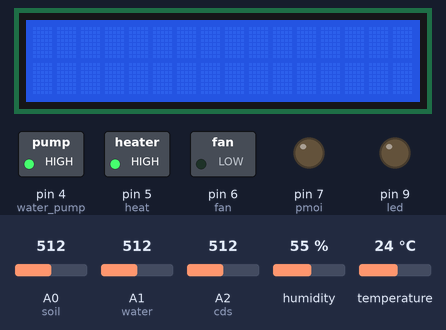
Bench run of a sketch on a simulated Arduino Uno, built with avr-gcc and run on an emulated ATmega328P. Shown: 16×2 character LCD, switched loads named in the sketch (green lamp = pin HIGH), output pins drawn as LEDs (lit = HIGH). Inputs (shaded band) come from the test bench; at power-on: humidity 55 %, A0 (soil) = 512, A2 (cds) = 512, A1 (water) = 512, temperature 24 °C.

Above: at 1.2 s.
1.3 s: humidity set to 51 %
3.5 s: humidity set to 48 %
At 5.6 s:
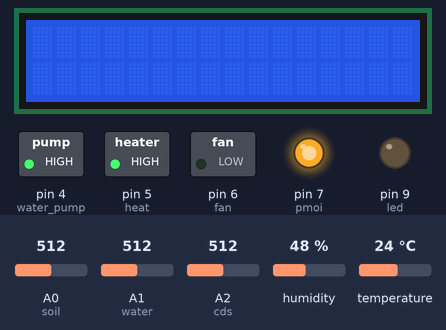
5.9 s: A0 (soil) set to 615
7.8 s: A0 (soil) set to 643
At 9.1 s:
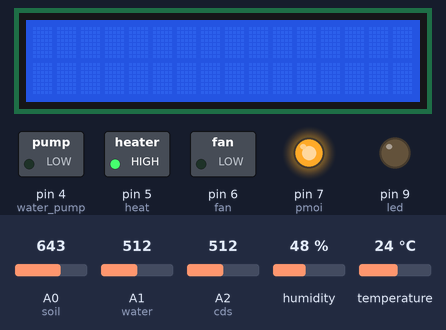
10.3 s: A2 (cds) set to 31
12.2 s: A2 (cds) set to 28
At 13.7 s:
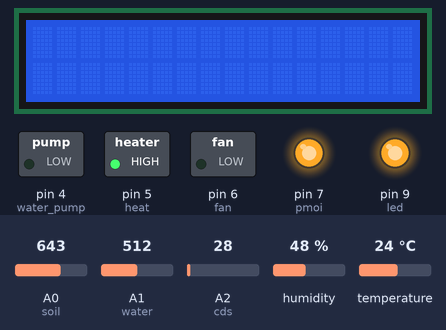
Timing chart, 0 to 15.2 s (numbered marks = the images above; inputs shaded):
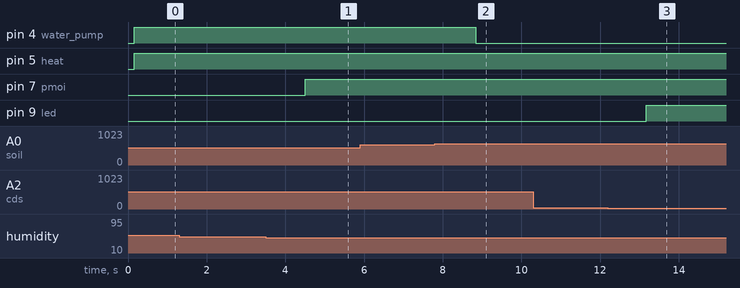

The sketch:

SmartFarm.ino
```cpp
//3개월 후 재배
#include <Wire.h>
#include <LiquidCrystal_I2C.h>
#include <DHT.h>
#include <Adafruit_Sensor.h>
#include <SoftwareSerial.h>

//라이브러리 관련 핀
#define DHTPIN 8 //dht11 8번 핀
#define DHTTYPE DHT11

//라이브러리 관련
DHT dht(DHTPIN, DHTTYPE);
SoftwareSerial bt(2, 3); // 블루투스 통신을 위한 핀설정(핀2-TXD, 핀3-RXD)
LiquidCrystal_I2C lcd(0x27,16,2);

//아날로그 핀 변수
int soil = A0;  //토양수분센서를 A0번 핀으로 선언
int water = A1;
int cds = A2;

//디지털 핀 변수
int water_pump = 4;
int heat = 5;
int fan = 6;
int pmoi = 7;
int led = 9;

//값을 저장하는 변수들
int soil_value = 0;
int water_value = 0;
float tmp_value = 0;
float moi_value = 0;

//참 거짓을 저장하는 변수들
bool warning = 0;
bool is500 = 0;

void setup()
{
  pinMode(heat, OUTPUT);
  pinMode(water_pump, OUTPUT);
  pinMode(fan, OUTPUT);
  pinMode(pmoi, OUTPUT);
  pinMode(led, OUTPUT);

  bt.begin(9600);
  dht.begin();

  lcd.init();
  lcd.backlight();
}

void loop()
{
  soil_value = analogRead(soil);
  moi_value = dht.readHumidity();
  tmp_value = dht.readTemperature();
  water_value = analogRead(water);

    //bluetooth 출력
    bt.print("soil-moi: ");
    bt.println(soil_value);
    bt.print("Tmp : ");
    bt.print(tmp_value);
    bt.println(" C");
    bt.print("moi : ");
    bt.print(moi_value);
    bt.println("%");
    bt.print("water : ");
    bt.println(water_value);
    bt.print("cds : ");
    bt.println(analogRead(cds));

    if(tmp_value < 20)
    {
      digitalWrite(heat, LOW);
      digitalWrite(fan, HIGH);
    }
    else
    {
      digitalWrite(heat, HIGH);
      digitalWrite(fan, LOW);
    }

    if(moi_value < 50)
    {
      digitalWrite(pmoi, HIGH);
    }
    else
    {
      digitalWrite(pmoi, LOW);
    }

    if(soil_value >= 630) {
      digitalWrite(water_pump, LOW); // 가동
    }
    else
    {
      digitalWrite(water_pump, HIGH); // 중지
    }

    if(analogRead(cds) < 30)
    {
        digitalWrite(led, HIGH);
    }

    else
    {
      digitalWrite(led, LOW);
    }

  delay(1000);
}
```

Measured:
- the behaviour switches between 50 and 49 % on humidity (found by bisection; images 0 and 1)
- the behaviour switches between 629 and 630 on A0 (soil) (found by bisection; images 1 and 2)
- the behaviour switches between 30 and 29 on A2 (cds) (found by bisection; images 2 and 3)
- after the input at 1.3 s, every drawn part: stays the same
- after the input at 3.5 s, pin 7 (pmoi): LOW → HIGH after 1.0 s
- after the input at 5.9 s, every drawn part: stays the same
- after the input at 7.8 s, pin 4 (water_pump): HIGH → LOW after 1.0 s
- after the input at 10.3 s, every drawn part: stays the same
- after the input at 12.2 s, pin 9 (led): LOW → HIGH after 0.97 s
